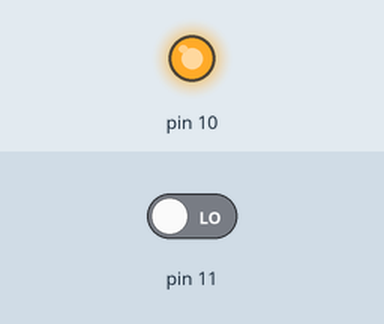
Simulated run of this sketch. Board: Arduino Uno, built with avr-gcc and run on an emulated ATmega328P. Parts: output pins drawn as LEDs (lit = HIGH). Inputs (shaded band) come from the test bench; at power-on: pin 11 LOW. What the sketch prints to the serial monitor is not drawn.

Above: at 0.1 s.
Timing chart, 0 to 1.6 s (numbered marks = the images above):
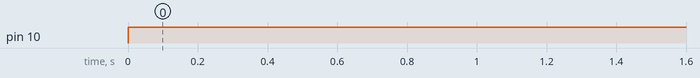

Measured:
- by itself, pin 10: LOW → HIGH at 0.00 s

The sketch:

Ultrasonic_sensor.ino
```cpp
int D2;
int help;
int distance;
int duration;
void setup() {
  // put your setup code here, to run once:
pinMode(10,OUTPUT);
pinMode(11,INPUT);
Serial.begin(9600);


}

void loop() {
  // put your main code here, to run repeatedly:
digitalWrite(10,LOW);
delayMicroseconds(2);
digitalWrite(10,HIGH);
delayMicroseconds(10);
duration=pulseIn(11,HIGH);
distance=duration/58.8;
delay(200);
D2=duration/58.8;
duration=help/2;
int what=(distance*(1000000*2))/help;
if(distance>=150){
  Serial.println("--");
}
delay(50);
Serial.println(what);
delay(100);
}
```
